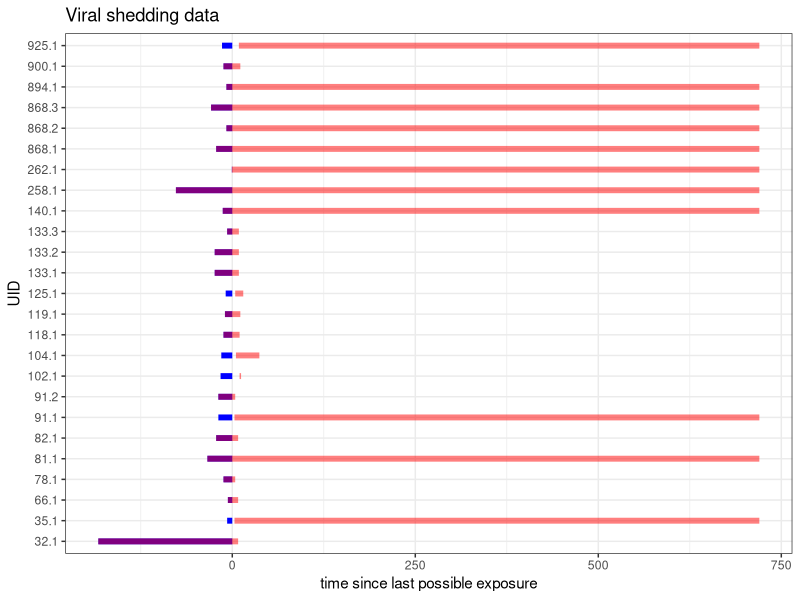
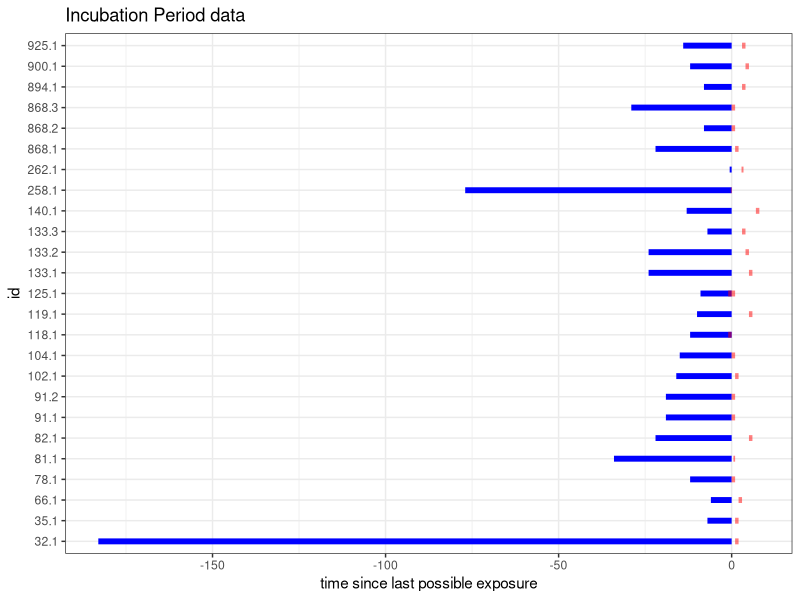
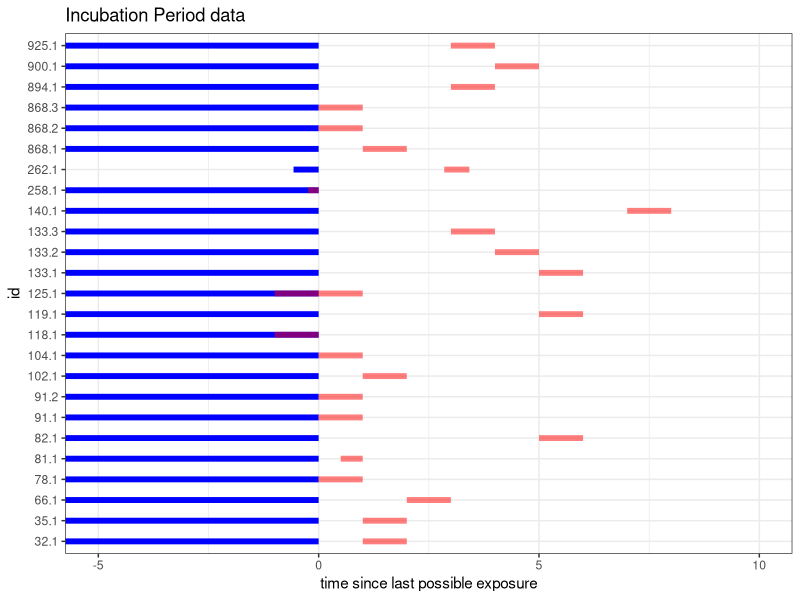
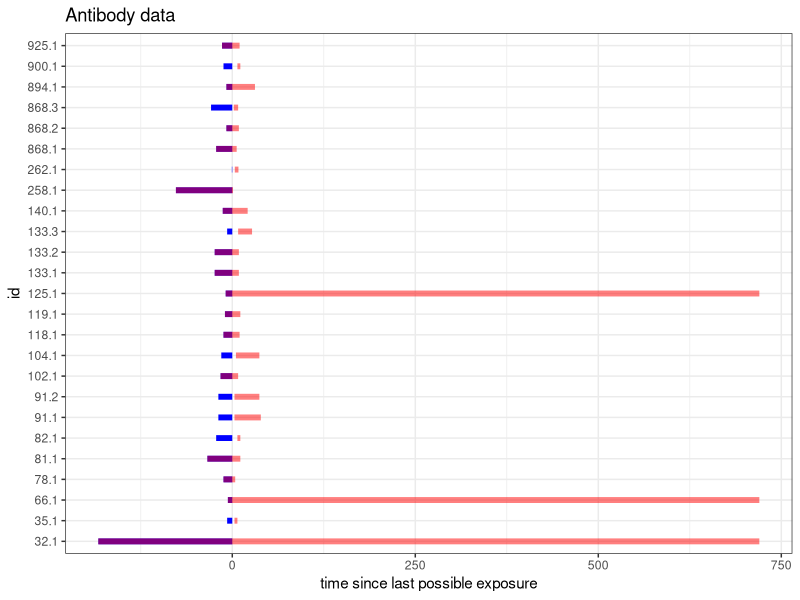

Here is the R script that generated these plots, in order:
## ---- chunk 1
knitr::opts_chunk$set(echo = TRUE)
library(tidyr)
library(dplyr)
library(ggplot2)
theme_set(theme_bw())
## ---- chunk 2
dat <- read.csv("zika.anal.csv")
dat <- dat %>%
    mutate(ELnew = EL-ER,
           ERnew = ER-ER,
           SLnew = SL-ER,
           SRnew = SR-ER,
           VCLnew = VCL-ER,
           VCRnew = VCR-ER,
           ACLnew = ACL-ER,
           ACRnew = ACR-ER)
## ---- chunk 3
p <- ggplot(dat, aes(y=factor(UID))) + 
    geom_segment(aes(x=ELnew, xend=ERnew, yend=factor(UID)), 
                 color="blue", size=2) +
    geom_segment(aes(x=VCLnew, xend=VCRnew, yend=factor(UID)), 
                 color="red", alpha=.5, size=2)  +
    ggtitle("Viral shedding data") + 
    xlab("time since last possible exposure") +
    ylab("UID") + theme(legend.position="bottom")
print(p)
## ---- chunk 4
p <- ggplot(dat, aes(y=factor(UID))) + 
    geom_segment(aes(x=ELnew, xend=ERnew, yend=factor(UID)), 
                 color="blue", size=2) +
    geom_segment(aes(x=SLnew, xend=SRnew, yend=factor(UID)), 
                 size=2, color="red", alpha=.5) +
    ggtitle("Incubation Period data") + 
    xlab("time since last possible exposure") +
    ylab("id")
print(p)
## ---- chunk 5
p + coord_cartesian(xlim = c(-5, 10))
## ---- chunk 6
p <- ggplot(dat, aes(y=factor(UID))) + 
    geom_segment(aes(x=ELnew, xend=ERnew, yend=factor(UID)), 
                 color="blue", size=2) +
    geom_segment(aes(x=ACLnew, xend=ACRnew, yend=factor(UID)), 
                     color="red", size=2, alpha=.5) +
    ggtitle("Antibody data") + 
    xlab("time since last possible exposure") +
    ylab("id") 
print(p)
